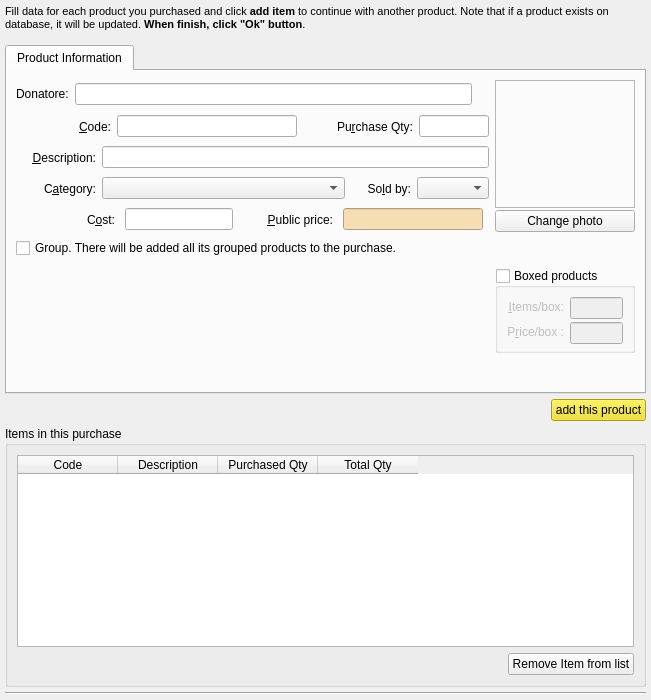
<?xml version="1.0" encoding="UTF-8"?>
<ui version="4.0">
 <class>purchaseEditor</class>
 <widget class="QWidget" name="purchaseEditor">
  <property name="geometry">
   <rect>
    <x>0</x>
    <y>0</y>
    <width>651</width>
    <height>700</height>
   </rect>
  </property>
  <property name="sizePolicy">
   <sizepolicy hsizetype="MinimumExpanding" vsizetype="MinimumExpanding">
    <horstretch>0</horstretch>
    <verstretch>0</verstretch>
   </sizepolicy>
  </property>
  <property name="minimumSize">
   <size>
    <width>600</width>
    <height>700</height>
   </size>
  </property>
  <property name="maximumSize">
   <size>
    <width>651</width>
    <height>16777215</height>
   </size>
  </property>
  <property name="baseSize">
   <size>
    <width>0</width>
    <height>0</height>
   </size>
  </property>
  <property name="windowTitle">
   <string>Purchase</string>
  </property>
  <layout class="QVBoxLayout" name="verticalLayout_2">
   <property name="spacing">
    <number>5</number>
   </property>
   <property name="margin">
    <number>5</number>
   </property>
   <item>
    <widget class="QLabel" name="label">
     <property name="sizePolicy">
      <sizepolicy hsizetype="Minimum" vsizetype="Expanding">
       <horstretch>0</horstretch>
       <verstretch>0</verstretch>
      </sizepolicy>
     </property>
     <property name="minimumSize">
      <size>
       <width>0</width>
       <height>35</height>
      </size>
     </property>
     <property name="maximumSize">
      <size>
       <width>16777215</width>
       <height>35</height>
      </size>
     </property>
     <property name="baseSize">
      <size>
       <width>0</width>
       <height>0</height>
      </size>
     </property>
     <property name="text">
      <string>&lt;!DOCTYPE HTML PUBLIC &quot;-//W3C//DTD HTML 4.0//EN&quot; &quot;http://www.w3.org/TR/REC-html40/strict.dtd&quot;&gt;
&lt;html&gt;&lt;head&gt;&lt;meta name=&quot;qrichtext&quot; content=&quot;1&quot; /&gt;&lt;style type=&quot;text/css&quot;&gt;
p, li { white-space: pre-wrap; }
&lt;/style&gt;&lt;/head&gt;&lt;body style=&quot; font-family:'Lucida Grande'; font-size:8pt; font-weight:400; font-style:normal;&quot;&gt;
&lt;p style=&quot; margin-top:12px; margin-bottom:12px; margin-left:0px; margin-right:0px; -qt-block-indent:0; text-indent:0px;&quot;&gt;Fill data for each product you purchased and click &lt;span style=&quot; font-weight:600;&quot;&gt;add item&lt;/span&gt; to continue with another product. Note that if a product exists on database, it will be updated. &lt;span style=&quot; font-weight:600;&quot;&gt;When finish, click &quot;Ok&quot; button&lt;/span&gt;.&lt;/p&gt;
&lt;p style=&quot;-qt-paragraph-type:empty; margin-top:12px; margin-bottom:12px; margin-left:0px; margin-right:0px; -qt-block-indent:0; text-indent:0px;&quot;&gt;&lt;/p&gt;&lt;/body&gt;&lt;/html&gt;</string>
     </property>
     <property name="alignment">
      <set>Qt::AlignLeading|Qt::AlignLeft|Qt::AlignTop</set>
     </property>
     <property name="wordWrap">
      <bool>true</bool>
     </property>
     <property name="indent">
      <number>0</number>
     </property>
    </widget>
   </item>
   <item>
    <widget class="QTabWidget" name="tabWidget">
     <property name="currentIndex">
      <number>0</number>
     </property>
     <widget class="QWidget" name="tab">
      <attribute name="title">
       <string>Product Information</string>
      </attribute>
      <layout class="QGridLayout" name="gridLayout">
       <item row="5" column="1" rowspan="2">
        <widget class="QGroupBox" name="groupBoxedItem">
         <property name="sizePolicy">
          <sizepolicy hsizetype="Minimum" vsizetype="Preferred">
           <horstretch>0</horstretch>
           <verstretch>0</verstretch>
          </sizepolicy>
         </property>
         <property name="minimumSize">
          <size>
           <width>130</width>
           <height>75</height>
          </size>
         </property>
         <property name="maximumSize">
          <size>
           <width>140</width>
           <height>85</height>
          </size>
         </property>
         <property name="title">
          <string>Boxed products</string>
         </property>
         <property name="checkable">
          <bool>true</bool>
         </property>
         <property name="checked">
          <bool>false</bool>
         </property>
         <layout class="QGridLayout" name="gridLayout_2">
          <item row="0" column="0">
           <widget class="QLabel" name="label_4">
            <property name="sizePolicy">
             <sizepolicy hsizetype="MinimumExpanding" vsizetype="Preferred">
              <horstretch>0</horstretch>
              <verstretch>0</verstretch>
             </sizepolicy>
            </property>
            <property name="text">
             <string>&amp;Items/box:</string>
            </property>
            <property name="alignment">
             <set>Qt::AlignRight|Qt::AlignTrailing|Qt::AlignVCenter</set>
            </property>
            <property name="buddy">
             <cstring>editItemsPerBox</cstring>
            </property>
           </widget>
          </item>
          <item row="0" column="1">
           <widget class="QLineEdit" name="editItemsPerBox">
            <property name="sizePolicy">
             <sizepolicy hsizetype="Maximum" vsizetype="Fixed">
              <horstretch>0</horstretch>
              <verstretch>0</verstretch>
             </sizepolicy>
            </property>
            <property name="minimumSize">
             <size>
              <width>50</width>
              <height>22</height>
             </size>
            </property>
            <property name="toolTip">
             <string>Items per box</string>
            </property>
           </widget>
          </item>
          <item row="1" column="0">
           <widget class="QLabel" name="label_7">
            <property name="sizePolicy">
             <sizepolicy hsizetype="MinimumExpanding" vsizetype="Preferred">
              <horstretch>0</horstretch>
              <verstretch>0</verstretch>
             </sizepolicy>
            </property>
            <property name="text">
             <string>P&amp;rice/box :</string>
            </property>
            <property name="alignment">
             <set>Qt::AlignRight|Qt::AlignTrailing|Qt::AlignVCenter</set>
            </property>
            <property name="buddy">
             <cstring>editPricePerBox</cstring>
            </property>
           </widget>
          </item>
          <item row="1" column="1">
           <widget class="QLineEdit" name="editPricePerBox">
            <property name="sizePolicy">
             <sizepolicy hsizetype="Minimum" vsizetype="Fixed">
              <horstretch>0</horstretch>
              <verstretch>0</verstretch>
             </sizepolicy>
            </property>
            <property name="minimumSize">
             <size>
              <width>50</width>
              <height>22</height>
             </size>
            </property>
            <property name="toolTip">
             <string>Price per box</string>
            </property>
           </widget>
          </item>
         </layout>
        </widget>
       </item>
       <item row="0" column="1" rowspan="5">
        <layout class="QVBoxLayout" name="_7">
         <property name="spacing">
          <number>2</number>
         </property>
         <item>
          <widget class="QLabel" name="labelPhoto">
           <property name="sizePolicy">
            <sizepolicy hsizetype="Minimum" vsizetype="Minimum">
             <horstretch>0</horstretch>
             <verstretch>0</verstretch>
            </sizepolicy>
           </property>
           <property name="minimumSize">
            <size>
             <width>128</width>
             <height>128</height>
            </size>
           </property>
           <property name="frameShape">
            <enum>QFrame::StyledPanel</enum>
           </property>
           <property name="frameShadow">
            <enum>QFrame::Sunken</enum>
           </property>
           <property name="text">
            <string/>
           </property>
           <property name="alignment">
            <set>Qt::AlignCenter</set>
           </property>
          </widget>
         </item>
         <item>
          <widget class="QPushButton" name="btnPhoto">
           <property name="sizePolicy">
            <sizepolicy hsizetype="Minimum" vsizetype="Fixed">
             <horstretch>0</horstretch>
             <verstretch>0</verstretch>
            </sizepolicy>
           </property>
           <property name="text">
            <string>Change photo</string>
           </property>
          </widget>
         </item>
        </layout>
       </item>
       <item row="0" column="0">
        <layout class="QHBoxLayout" name="horizontalLayout_3">
         <item>
          <widget class="QLabel" name="label_2">
           <property name="text">
            <string>Donatore:</string>
           </property>
          </widget>
         </item>
         <item>
          <widget class="QLineEdit" name="editDonor"/>
         </item>
         <item>
          <widget class="QWidget" name="widgetPurchase" native="true">
           <property name="sizePolicy">
            <sizepolicy hsizetype="Maximum" vsizetype="Maximum">
             <horstretch>0</horstretch>
             <verstretch>0</verstretch>
            </sizepolicy>
           </property>
           <property name="maximumSize">
            <size>
             <width>16777215</width>
             <height>16777215</height>
            </size>
           </property>
           <layout class="QHBoxLayout" name="horizontalLayout_9">
            <property name="spacing">
             <number>4</number>
            </property>
            <property name="leftMargin">
             <number>10</number>
            </property>
            <property name="topMargin">
             <number>1</number>
            </property>
            <property name="rightMargin">
             <number>1</number>
            </property>
            <property name="bottomMargin">
             <number>1</number>
            </property>
           </layout>
          </widget>
         </item>
        </layout>
       </item>
       <item row="1" column="0">
        <layout class="QHBoxLayout" name="horizontalLayout_7">
         <item>
          <widget class="QLabel" name="label_5">
           <property name="sizePolicy">
            <sizepolicy hsizetype="Minimum" vsizetype="Preferred">
             <horstretch>0</horstretch>
             <verstretch>0</verstretch>
            </sizepolicy>
           </property>
           <property name="minimumSize">
            <size>
             <width>0</width>
             <height>0</height>
            </size>
           </property>
           <property name="maximumSize">
            <size>
             <width>95</width>
             <height>16777215</height>
            </size>
           </property>
           <property name="layoutDirection">
            <enum>Qt::LeftToRight</enum>
           </property>
           <property name="text">
            <string>&amp;Code:</string>
           </property>
           <property name="alignment">
            <set>Qt::AlignRight|Qt::AlignTrailing|Qt::AlignVCenter</set>
           </property>
           <property name="buddy">
            <cstring>editCode</cstring>
           </property>
          </widget>
         </item>
         <item>
          <widget class="QLineEdit" name="editCode">
           <property name="sizePolicy">
            <sizepolicy hsizetype="Maximum" vsizetype="Fixed">
             <horstretch>0</horstretch>
             <verstretch>0</verstretch>
            </sizepolicy>
           </property>
           <property name="minimumSize">
            <size>
             <width>180</width>
             <height>0</height>
            </size>
           </property>
           <property name="maximumSize">
            <size>
             <width>200</width>
             <height>16777215</height>
            </size>
           </property>
          </widget>
         </item>
         <item>
          <widget class="QLabel" name="label_12">
           <property name="sizePolicy">
            <sizepolicy hsizetype="Minimum" vsizetype="Preferred">
             <horstretch>0</horstretch>
             <verstretch>0</verstretch>
            </sizepolicy>
           </property>
           <property name="text">
            <string>Pu&amp;rchase Qty:</string>
           </property>
           <property name="alignment">
            <set>Qt::AlignRight|Qt::AlignTrailing|Qt::AlignVCenter</set>
           </property>
           <property name="buddy">
            <cstring>editQty</cstring>
           </property>
          </widget>
         </item>
         <item>
          <widget class="QLineEdit" name="editQty">
           <property name="sizePolicy">
            <sizepolicy hsizetype="Minimum" vsizetype="Fixed">
             <horstretch>0</horstretch>
             <verstretch>0</verstretch>
            </sizepolicy>
           </property>
           <property name="minimumSize">
            <size>
             <width>20</width>
             <height>0</height>
            </size>
           </property>
           <property name="maximumSize">
            <size>
             <width>70</width>
             <height>16777215</height>
            </size>
           </property>
          </widget>
         </item>
        </layout>
       </item>
       <item row="2" column="0">
        <layout class="QHBoxLayout" name="horizontalLayout_6">
         <item>
          <widget class="QLabel" name="label_16">
           <property name="sizePolicy">
            <sizepolicy hsizetype="Minimum" vsizetype="Preferred">
             <horstretch>0</horstretch>
             <verstretch>0</verstretch>
            </sizepolicy>
           </property>
           <property name="minimumSize">
            <size>
             <width>80</width>
             <height>0</height>
            </size>
           </property>
           <property name="maximumSize">
            <size>
             <width>95</width>
             <height>16777215</height>
            </size>
           </property>
           <property name="layoutDirection">
            <enum>Qt::LeftToRight</enum>
           </property>
           <property name="text">
            <string>&amp;Description:</string>
           </property>
           <property name="alignment">
            <set>Qt::AlignRight|Qt::AlignTrailing|Qt::AlignVCenter</set>
           </property>
           <property name="buddy">
            <cstring>editDesc</cstring>
           </property>
          </widget>
         </item>
         <item>
          <widget class="QLineEdit" name="editDesc">
           <property name="sizePolicy">
            <sizepolicy hsizetype="MinimumExpanding" vsizetype="Fixed">
             <horstretch>0</horstretch>
             <verstretch>0</verstretch>
            </sizepolicy>
           </property>
          </widget>
         </item>
        </layout>
       </item>
       <item row="3" column="0">
        <layout class="QHBoxLayout" name="horizontalLayout_4">
         <item>
          <widget class="QLabel" name="label_8">
           <property name="sizePolicy">
            <sizepolicy hsizetype="Minimum" vsizetype="Preferred">
             <horstretch>0</horstretch>
             <verstretch>0</verstretch>
            </sizepolicy>
           </property>
           <property name="minimumSize">
            <size>
             <width>80</width>
             <height>0</height>
            </size>
           </property>
           <property name="maximumSize">
            <size>
             <width>95</width>
             <height>16777215</height>
            </size>
           </property>
           <property name="layoutDirection">
            <enum>Qt::LeftToRight</enum>
           </property>
           <property name="text">
            <string>C&amp;ategory:</string>
           </property>
           <property name="alignment">
            <set>Qt::AlignRight|Qt::AlignTrailing|Qt::AlignVCenter</set>
           </property>
           <property name="buddy">
            <cstring>categoriesCombo</cstring>
           </property>
          </widget>
         </item>
         <item>
          <widget class="QComboBox" name="categoriesCombo">
           <property name="sizePolicy">
            <sizepolicy hsizetype="MinimumExpanding" vsizetype="Fixed">
             <horstretch>0</horstretch>
             <verstretch>0</verstretch>
            </sizepolicy>
           </property>
          </widget>
         </item>
         <item>
          <widget class="QLabel" name="label_17">
           <property name="sizePolicy">
            <sizepolicy hsizetype="Minimum" vsizetype="Preferred">
             <horstretch>0</horstretch>
             <verstretch>0</verstretch>
            </sizepolicy>
           </property>
           <property name="minimumSize">
            <size>
             <width>60</width>
             <height>0</height>
            </size>
           </property>
           <property name="maximumSize">
            <size>
             <width>95</width>
             <height>16777215</height>
            </size>
           </property>
           <property name="layoutDirection">
            <enum>Qt::LeftToRight</enum>
           </property>
           <property name="text">
            <string>So&amp;ld by:</string>
           </property>
           <property name="alignment">
            <set>Qt::AlignRight|Qt::AlignTrailing|Qt::AlignVCenter</set>
           </property>
           <property name="buddy">
            <cstring>measuresCombo</cstring>
           </property>
          </widget>
         </item>
         <item>
          <widget class="QComboBox" name="measuresCombo">
           <property name="sizePolicy">
            <sizepolicy hsizetype="Minimum" vsizetype="Fixed">
             <horstretch>0</horstretch>
             <verstretch>0</verstretch>
            </sizepolicy>
           </property>
           <property name="minimumSize">
            <size>
             <width>0</width>
             <height>0</height>
            </size>
           </property>
           <property name="maximumSize">
            <size>
             <width>200</width>
             <height>16777215</height>
            </size>
           </property>
          </widget>
         </item>
        </layout>
       </item>
       <item row="4" column="0">
        <layout class="QHBoxLayout" name="_6">
         <item>
          <widget class="QLabel" name="label_9">
           <property name="sizePolicy">
            <sizepolicy hsizetype="Minimum" vsizetype="Preferred">
             <horstretch>0</horstretch>
             <verstretch>0</verstretch>
            </sizepolicy>
           </property>
           <property name="minimumSize">
            <size>
             <width>80</width>
             <height>0</height>
            </size>
           </property>
           <property name="maximumSize">
            <size>
             <width>95</width>
             <height>16777215</height>
            </size>
           </property>
           <property name="layoutDirection">
            <enum>Qt::LeftToRight</enum>
           </property>
           <property name="text">
            <string>C&amp;ost:</string>
           </property>
           <property name="alignment">
            <set>Qt::AlignRight|Qt::AlignTrailing|Qt::AlignVCenter</set>
           </property>
           <property name="buddy">
            <cstring>editCost</cstring>
           </property>
          </widget>
         </item>
         <item>
          <widget class="QLineEdit" name="editCost">
           <property name="sizePolicy">
            <sizepolicy hsizetype="Maximum" vsizetype="Fixed">
             <horstretch>0</horstretch>
             <verstretch>0</verstretch>
            </sizepolicy>
           </property>
           <property name="minimumSize">
            <size>
             <width>80</width>
             <height>0</height>
            </size>
           </property>
           <property name="maximumSize">
            <size>
             <width>16777215</width>
             <height>16777215</height>
            </size>
           </property>
          </widget>
         </item>
         <item>
          <widget class="QLabel" name="label_13">
           <property name="sizePolicy">
            <sizepolicy hsizetype="Minimum" vsizetype="Preferred">
             <horstretch>0</horstretch>
             <verstretch>0</verstretch>
            </sizepolicy>
           </property>
           <property name="maximumSize">
            <size>
             <width>90</width>
             <height>16777215</height>
            </size>
           </property>
           <property name="layoutDirection">
            <enum>Qt::LeftToRight</enum>
           </property>
           <property name="text">
            <string>&amp;Public price:</string>
           </property>
           <property name="alignment">
            <set>Qt::AlignRight|Qt::AlignTrailing|Qt::AlignVCenter</set>
           </property>
           <property name="buddy">
            <cstring>editFinalPrice</cstring>
           </property>
          </widget>
         </item>
         <item>
          <widget class="QLineEdit" name="editFinalPrice">
           <property name="sizePolicy">
            <sizepolicy hsizetype="Maximum" vsizetype="Fixed">
             <horstretch>0</horstretch>
             <verstretch>0</verstretch>
            </sizepolicy>
           </property>
           <property name="minimumSize">
            <size>
             <width>80</width>
             <height>0</height>
            </size>
           </property>
           <property name="maximumSize">
            <size>
             <width>140</width>
             <height>16777215</height>
            </size>
           </property>
           <property name="statusTip">
            <string>Can be calculated with de + button</string>
           </property>
           <property name="styleSheet">
            <string>background: wheat;</string>
           </property>
           <property name="readOnly">
            <bool>false</bool>
           </property>
          </widget>
         </item>
        </layout>
       </item>
       <item row="5" column="0">
        <layout class="QHBoxLayout" name="horizontalLayout_8">
         <item>
          <widget class="QCheckBox" name="chIsAGroup">
           <property name="text">
            <string>Group. There will be added all its grouped products to the purchase.</string>
           </property>
          </widget>
         </item>
        </layout>
       </item>
      </layout>
     </widget>
    </widget>
   </item>
   <item>
    <layout class="QHBoxLayout" name="horizontalLayout_2">
     <item>
      <spacer name="horizontalSpacer_2">
       <property name="orientation">
        <enum>Qt::Horizontal</enum>
       </property>
       <property name="sizeHint" stdset="0">
        <size>
         <width>378</width>
         <height>20</height>
        </size>
       </property>
      </spacer>
     </item>
     <item>
      <widget class="QPushButton" name="btnAddItem">
       <property name="palette">
        <palette>
         <active>
          <colorrole role="WindowText">
           <brush brushstyle="SolidPattern">
            <color alpha="255">
             <red>0</red>
             <green>0</green>
             <blue>0</blue>
            </color>
           </brush>
          </colorrole>
          <colorrole role="Button">
           <brush brushstyle="SolidPattern">
            <color alpha="255">
             <red>239</red>
             <green>220</green>
             <blue>10</blue>
            </color>
           </brush>
          </colorrole>
          <colorrole role="Light">
           <brush brushstyle="SolidPattern">
            <color alpha="255">
             <red>255</red>
             <green>244</green>
             <blue>114</blue>
            </color>
           </brush>
          </colorrole>
          <colorrole role="Midlight">
           <brush brushstyle="SolidPattern">
            <color alpha="255">
             <red>247</red>
             <green>232</green>
             <blue>62</blue>
            </color>
           </brush>
          </colorrole>
          <colorrole role="Dark">
           <brush brushstyle="SolidPattern">
            <color alpha="255">
             <red>119</red>
             <green>110</green>
             <blue>5</blue>
            </color>
           </brush>
          </colorrole>
          <colorrole role="Mid">
           <brush brushstyle="SolidPattern">
            <color alpha="255">
             <red>159</red>
             <green>147</green>
             <blue>6</blue>
            </color>
           </brush>
          </colorrole>
          <colorrole role="Text">
           <brush brushstyle="SolidPattern">
            <color alpha="255">
             <red>0</red>
             <green>0</green>
             <blue>0</blue>
            </color>
           </brush>
          </colorrole>
          <colorrole role="BrightText">
           <brush brushstyle="SolidPattern">
            <color alpha="255">
             <red>255</red>
             <green>255</green>
             <blue>255</blue>
            </color>
           </brush>
          </colorrole>
          <colorrole role="ButtonText">
           <brush brushstyle="SolidPattern">
            <color alpha="255">
             <red>0</red>
             <green>0</green>
             <blue>0</blue>
            </color>
           </brush>
          </colorrole>
          <colorrole role="Base">
           <brush brushstyle="SolidPattern">
            <color alpha="255">
             <red>255</red>
             <green>255</green>
             <blue>255</blue>
            </color>
           </brush>
          </colorrole>
          <colorrole role="Window">
           <brush brushstyle="SolidPattern">
            <color alpha="255">
             <red>239</red>
             <green>220</green>
             <blue>10</blue>
            </color>
           </brush>
          </colorrole>
          <colorrole role="Shadow">
           <brush brushstyle="SolidPattern">
            <color alpha="255">
             <red>0</red>
             <green>0</green>
             <blue>0</blue>
            </color>
           </brush>
          </colorrole>
          <colorrole role="AlternateBase">
           <brush brushstyle="SolidPattern">
            <color alpha="255">
             <red>247</red>
             <green>237</green>
             <blue>132</blue>
            </color>
           </brush>
          </colorrole>
         </active>
         <inactive>
          <colorrole role="WindowText">
           <brush brushstyle="SolidPattern">
            <color alpha="255">
             <red>0</red>
             <green>0</green>
             <blue>0</blue>
            </color>
           </brush>
          </colorrole>
          <colorrole role="Button">
           <brush brushstyle="SolidPattern">
            <color alpha="255">
             <red>239</red>
             <green>220</green>
             <blue>10</blue>
            </color>
           </brush>
          </colorrole>
          <colorrole role="Light">
           <brush brushstyle="SolidPattern">
            <color alpha="255">
             <red>255</red>
             <green>244</green>
             <blue>114</blue>
            </color>
           </brush>
          </colorrole>
          <colorrole role="Midlight">
           <brush brushstyle="SolidPattern">
            <color alpha="255">
             <red>247</red>
             <green>232</green>
             <blue>62</blue>
            </color>
           </brush>
          </colorrole>
          <colorrole role="Dark">
           <brush brushstyle="SolidPattern">
            <color alpha="255">
             <red>119</red>
             <green>110</green>
             <blue>5</blue>
            </color>
           </brush>
          </colorrole>
          <colorrole role="Mid">
           <brush brushstyle="SolidPattern">
            <color alpha="255">
             <red>159</red>
             <green>147</green>
             <blue>6</blue>
            </color>
           </brush>
          </colorrole>
          <colorrole role="Text">
           <brush brushstyle="SolidPattern">
            <color alpha="255">
             <red>0</red>
             <green>0</green>
             <blue>0</blue>
            </color>
           </brush>
          </colorrole>
          <colorrole role="BrightText">
           <brush brushstyle="SolidPattern">
            <color alpha="255">
             <red>255</red>
             <green>255</green>
             <blue>255</blue>
            </color>
           </brush>
          </colorrole>
          <colorrole role="ButtonText">
           <brush brushstyle="SolidPattern">
            <color alpha="255">
             <red>0</red>
             <green>0</green>
             <blue>0</blue>
            </color>
           </brush>
          </colorrole>
          <colorrole role="Base">
           <brush brushstyle="SolidPattern">
            <color alpha="255">
             <red>255</red>
             <green>255</green>
             <blue>255</blue>
            </color>
           </brush>
          </colorrole>
          <colorrole role="Window">
           <brush brushstyle="SolidPattern">
            <color alpha="255">
             <red>239</red>
             <green>220</green>
             <blue>10</blue>
            </color>
           </brush>
          </colorrole>
          <colorrole role="Shadow">
           <brush brushstyle="SolidPattern">
            <color alpha="255">
             <red>0</red>
             <green>0</green>
             <blue>0</blue>
            </color>
           </brush>
          </colorrole>
          <colorrole role="AlternateBase">
           <brush brushstyle="SolidPattern">
            <color alpha="255">
             <red>247</red>
             <green>237</green>
             <blue>132</blue>
            </color>
           </brush>
          </colorrole>
         </inactive>
         <disabled>
          <colorrole role="WindowText">
           <brush brushstyle="SolidPattern">
            <color alpha="255">
             <red>119</red>
             <green>110</green>
             <blue>5</blue>
            </color>
           </brush>
          </colorrole>
          <colorrole role="Button">
           <brush brushstyle="SolidPattern">
            <color alpha="255">
             <red>239</red>
             <green>220</green>
             <blue>10</blue>
            </color>
           </brush>
          </colorrole>
          <colorrole role="Light">
           <brush brushstyle="SolidPattern">
            <color alpha="255">
             <red>255</red>
             <green>244</green>
             <blue>114</blue>
            </color>
           </brush>
          </colorrole>
          <colorrole role="Midlight">
           <brush brushstyle="SolidPattern">
            <color alpha="255">
             <red>247</red>
             <green>232</green>
             <blue>62</blue>
            </color>
           </brush>
          </colorrole>
          <colorrole role="Dark">
           <brush brushstyle="SolidPattern">
            <color alpha="255">
             <red>119</red>
             <green>110</green>
             <blue>5</blue>
            </color>
           </brush>
          </colorrole>
          <colorrole role="Mid">
           <brush brushstyle="SolidPattern">
            <color alpha="255">
             <red>159</red>
             <green>147</green>
             <blue>6</blue>
            </color>
           </brush>
          </colorrole>
          <colorrole role="Text">
           <brush brushstyle="SolidPattern">
            <color alpha="255">
             <red>119</red>
             <green>110</green>
             <blue>5</blue>
            </color>
           </brush>
          </colorrole>
          <colorrole role="BrightText">
           <brush brushstyle="SolidPattern">
            <color alpha="255">
             <red>255</red>
             <green>255</green>
             <blue>255</blue>
            </color>
           </brush>
          </colorrole>
          <colorrole role="ButtonText">
           <brush brushstyle="SolidPattern">
            <color alpha="255">
             <red>119</red>
             <green>110</green>
             <blue>5</blue>
            </color>
           </brush>
          </colorrole>
          <colorrole role="Base">
           <brush brushstyle="SolidPattern">
            <color alpha="255">
             <red>239</red>
             <green>220</green>
             <blue>10</blue>
            </color>
           </brush>
          </colorrole>
          <colorrole role="Window">
           <brush brushstyle="SolidPattern">
            <color alpha="255">
             <red>239</red>
             <green>220</green>
             <blue>10</blue>
            </color>
           </brush>
          </colorrole>
          <colorrole role="Shadow">
           <brush brushstyle="SolidPattern">
            <color alpha="255">
             <red>0</red>
             <green>0</green>
             <blue>0</blue>
            </color>
           </brush>
          </colorrole>
          <colorrole role="AlternateBase">
           <brush brushstyle="SolidPattern">
            <color alpha="255">
             <red>239</red>
             <green>220</green>
             <blue>10</blue>
            </color>
           </brush>
          </colorrole>
         </disabled>
        </palette>
       </property>
       <property name="text">
        <string>add this product</string>
       </property>
      </widget>
     </item>
    </layout>
   </item>
   <item>
    <widget class="QGroupBox" name="groupBox">
     <property name="title">
      <string>Items in this purchase</string>
     </property>
     <layout class="QVBoxLayout" name="verticalLayout">
      <item>
       <widget class="QTableWidget" name="tableView">
        <property name="sizePolicy">
         <sizepolicy hsizetype="Minimum" vsizetype="Minimum">
          <horstretch>0</horstretch>
          <verstretch>0</verstretch>
         </sizepolicy>
        </property>
        <property name="editTriggers">
         <set>QAbstractItemView::NoEditTriggers</set>
        </property>
        <property name="selectionMode">
         <enum>QAbstractItemView::SingleSelection</enum>
        </property>
        <property name="selectionBehavior">
         <enum>QAbstractItemView::SelectRows</enum>
        </property>
        <column>
         <property name="text">
          <string>Code</string>
         </property>
        </column>
        <column>
         <property name="text">
          <string>Description</string>
         </property>
        </column>
        <column>
         <property name="text">
          <string>Purchased Qty</string>
         </property>
        </column>
        <column>
         <property name="text">
          <string>Total Qty</string>
         </property>
        </column>
       </widget>
      </item>
      <item>
       <layout class="QHBoxLayout" name="horizontalLayout">
        <item>
         <spacer name="horizontalSpacer">
          <property name="orientation">
           <enum>Qt::Horizontal</enum>
          </property>
          <property name="sizeHint" stdset="0">
           <size>
            <width>40</width>
            <height>20</height>
           </size>
          </property>
         </spacer>
        </item>
        <item>
         <widget class="QPushButton" name="btnRemoveItem">
          <property name="text">
           <string>Remove Item from list</string>
          </property>
         </widget>
        </item>
       </layout>
      </item>
     </layout>
    </widget>
   </item>
   <item>
    <widget class="Line" name="line_2">
     <property name="orientation">
      <enum>Qt::Horizontal</enum>
     </property>
    </widget>
   </item>
  </layout>
 </widget>
 <tabstops>
  <tabstop>editFinalPrice</tabstop>
  <tabstop>groupBoxedItem</tabstop>
  <tabstop>editItemsPerBox</tabstop>
  <tabstop>editPricePerBox</tabstop>
  <tabstop>btnAddItem</tabstop>
  <tabstop>btnPhoto</tabstop>
  <tabstop>tableView</tabstop>
  <tabstop>btnRemoveItem</tabstop>
  <tabstop>chIsAGroup</tabstop>
 </tabstops>
 <resources/>
 <connections/>
</ui>
